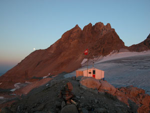
#> input picture Exercises/self-implementations/mountain.png, 150 x 113 px
$ jupyter execute Dijkstra.ipynb   (older library calls are emulated)
#> lines starting #> are read from the running program, lines starting #| are printed output that depends on the picture; after the words box and inside, x2 and y2 are one past the last pixel; in counts of white or black regions, pixels touching at a corner belong together
[cell 1]
import cv2
import numpy as np
import matplotlib.pyplot as plt

[cell 2]
ridge_start_row = 66
ridge_start_col = 14
ridge_end_row = 34
ridge_end_col = 149

im = cv2.imread("mountain.png")
#> im is the input picture: shape (113, 150, 3); mean B, G, R 103.8, 98.9, 98.8
im = cv2.cvtColor(im, cv2.COLOR_BGR2GRAY)
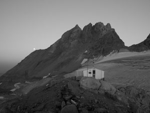
#> im: shape (113, 150); min 1, max 224, mean 99.4
im = cv2.normalize(im.astype('float'), None, 0.0, 1.0, cv2.NORM_MINMAX)
im = cv2.GaussianBlur(im, (7,7), 0.5)

im_temp = np.copy(im)
cv2.circle(im_temp, (ridge_start_col, ridge_start_row), 5, (1,1,1))
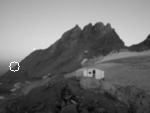
#> im_temp: shape (113, 150) float64; min 0.0239, max 1, mean 0.442
cv2.circle(im_temp, (ridge_end_col, ridge_end_row), 5, (1,1,1))
#> im_temp: shape (113, 150) float64; 0.09% of pixels changed, all inside (x1, y1, x2, y2) = (144, 29, 150, 40)

plt.figure()
plt.imshow(im_temp, cmap="gray")

[cell 3]
grad_x = cv2.Sobel(im, cv2.CV_64F, 1, 0, 3)
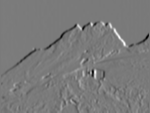
#> grad_x: shape (113, 150) float64; min -1.97, max 2.12, mean -0.00487; drawn with min black and max white
grad_y = cv2.Sobel(im, cv2.CV_64F, 0, 1, 3)
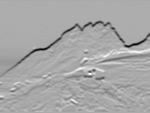
#> grad_y: shape (113, 150) float64; min -2.37, max 1.17, mean -0.038; drawn with min black and max white
grad_mag = np.sqrt(grad_x * grad_x + grad_y * grad_y)

plt.figure(figsize=(5,5))
plt.imshow(grad_mag, cmap="gray")
plt.colorbar()

[cell 4]
thresholded_grad = np.copy(grad_mag)
thresholded_grad[thresholded_grad <  0.7] = 0
thresholded_grad[thresholded_grad >= 0.7] = 1
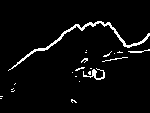
#> thresholded_grad: shape (113, 150) float64; values 0 (black) and 1 (white), 4.2% white in thin lines or dots, all inside (x1, y1, x2, y2) = (0, 21, 150, 103)

im_temp = np.copy(thresholded_grad)
cv2.circle(im_temp, (ridge_start_col, ridge_start_row), 5, (1,1,1))
cv2.circle(im_temp, (ridge_end_col, ridge_end_row), 5, (1,1,1))
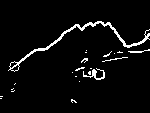
#> im_temp: shape (113, 150) float64; values 0 (black) and 1 (white), 4.4% white in thin lines or dots, all inside (x1, y1, x2, y2) = (0, 21, 150, 103)

plt.figure(figsize=(5,5))
plt.imshow(im_temp, cmap="gray")
plt.colorbar()
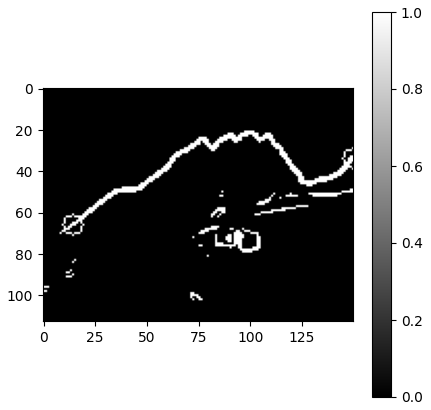
#> figure drawn by matplotlib, 2 panels

[cell 5]
def dijkstra(edge_map, C, ridge_start_row, ridge_start_col):

#> called with C = 1.05, ridge_start_row = 66, ridge_start_col = 14
    thresholded_grad = np.copy(edge_map)

    edge_cost = C - thresholded_grad;        # cost of passing through a pixel
    num_rows = np.shape(thresholded_grad)[0] # row of input image
#> num_rows = 113
    num_cols = np.shape(thresholded_grad)[1] # col of input image
#> num_cols = 150

    # distance image (the distance from the start point, to the current location)
    distance_mask  = np.full(shape=(num_rows,num_cols),   fill_value=np.inf)

    # visited pixels
    visited_pixels = np.full(shape=(num_rows,num_cols),   fill_value=0)

    # stores for each pixel, the [row,col] of the previous pixel
    previous_pixel = np.full(shape=(num_rows,num_cols,2), fill_value=0)

    # initialize distance to starting point to be 0
    distance_mask[ridge_start_row, ridge_start_col] = 0

    # we will visit every single pixel in the edge map
    while(np.sum(visited_pixels) < num_rows * num_cols):

        # 1. set pixels that have already been visited to infinity as to avoid
        #    visiting them again since in 2, we locate the pixel with the
        #    smallest distance
        active_distances = np.copy(distance_mask)
        active_distances[visited_pixels == 1] = np.inf

        # 2. locate the minimum distance and its row,col position
        cur_row, cur_col = np.unravel_index(active_distances.argmin(), active_distances.shape)
        cur_dist = active_distances[cur_row, cur_col]

        # 3. set current position to visited
        visited_pixels[cur_row, cur_col] = 1;

        # Now update the distance_mask and previous_pixel for all neighbours (i, j)
        # of current pixel based on the condition:
        # distance_mask(i, j) > distance_mask(cur_row, cur_pos) + edge_cost(i, j)
        # This condition is important because pixels that have been visited would
        # have a distance that is smaller

        # You should have here 4 similar statements for pixel above, below, to the
        # left and to the right of (cur_row, cur_col).
        # Remember to check if you are getting outside of the array bounds

        if (cur_row > 0 and distance_mask[cur_row - 1, cur_col] > cur_dist + edge_cost[cur_row - 1, cur_col]):
            previous_pixel[cur_row - 1, cur_col, 0] = cur_row
            previous_pixel[cur_row - 1, cur_col, 1] = cur_col
            distance_mask[cur_row - 1, cur_col]= cur_dist + edge_cost[cur_row - 1, cur_col]

        if (cur_row < num_rows - 1 and distance_mask[cur_row + 1, cur_col] > cur_dist + edge_cost[cur_row + 1, cur_col]):
            previous_pixel[cur_row + 1, cur_col, 0] = cur_row
            previous_pixel[cur_row + 1, cur_col, 1] = cur_col
            distance_mask[cur_row + 1, cur_col] = cur_dist + edge_cost[cur_row + 1, cur_col]

        if (cur_col > 0 and distance_mask[cur_row, cur_col - 1] > cur_dist + edge_cost[cur_row, cur_col - 1]):
            previous_pixel[cur_row, cur_col - 1, 0] = cur_row
            previous_pixel[cur_row, cur_col - 1, 1] = cur_col
            distance_mask[cur_row, cur_col - 1] = cur_dist + edge_cost[cur_row, cur_col - 1]

        if (cur_col < num_cols - 1 and distance_mask[cur_row, cur_col + 1] > cur_dist + edge_cost[cur_row, cur_col + 1]):
            previous_pixel[cur_row, cur_col + 1, 0] = cur_row
            previous_pixel[cur_row, cur_col + 1, 1] = cur_col
            distance_mask[cur_row, cur_col + 1] = cur_dist + edge_cost[cur_row, cur_col + 1]
#> this loop made 16950 passes
#> (cur_row, cur_col, cur_dist) on passes 2 to 4: (65, 14, 0.05), (66, 13, 0.05), (66, 15, 0.05)
#> active_distances: shape (113, 150) float64; 99.99% of the values are NaN or infinite; the others: min 83.35, max 83.35, mean 83.35
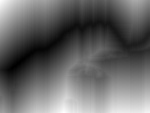
#> distance_mask: shape (113, 150) float64; min 0, max 83.35, mean 33.5; drawn with min black and max white
#> visited_pixels: shape (113, 150) int64; every value is 1

    return distance_mask, previous_pixel

[cell 6]
distance_mask, previous_pixel = dijkstra(thresholded_grad, 1.05, ridge_start_row, ridge_start_col)
recovered_path = np.zeros(shape=np.shape(distance_mask))
plt.imshow(distance_mask)

[cell 7]
cur_row = ridge_end_row
cur_col = ridge_end_col
recovered_path[cur_row, cur_col] = 1
while(cur_row != ridge_start_row or cur_col != ridge_start_col):
    prev_row = previous_pixel[cur_row, cur_col, 0]
    prev_col = previous_pixel[cur_row, cur_col, 1]
    cur_row = prev_row
    cur_col = prev_col
    recovered_path[cur_row, cur_col] = 1
#> this loop made 219 passes
#> (prev_row, prev_col, cur_row, cur_col) on passes 1 to 3: (34, 148, 34, 148), (34, 147, 34, 147), (35, 147, 35, 147)
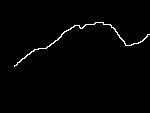
#> recovered_path: shape (113, 150) float64; values 0 (black) and 1 (white), 1.3% white in thin lines or dots, all inside (x1, y1, x2, y2) = (14, 22, 150, 67)

img_with_ridge = np.copy(im)
img_with_ridge[recovered_path > 0] = 255
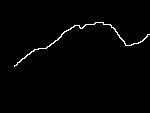
#> img_with_ridge: shape (113, 150) float64; min 0.0239, max 255, mean 3.7
plt.figure()
plt.imshow(img_with_ridge)
